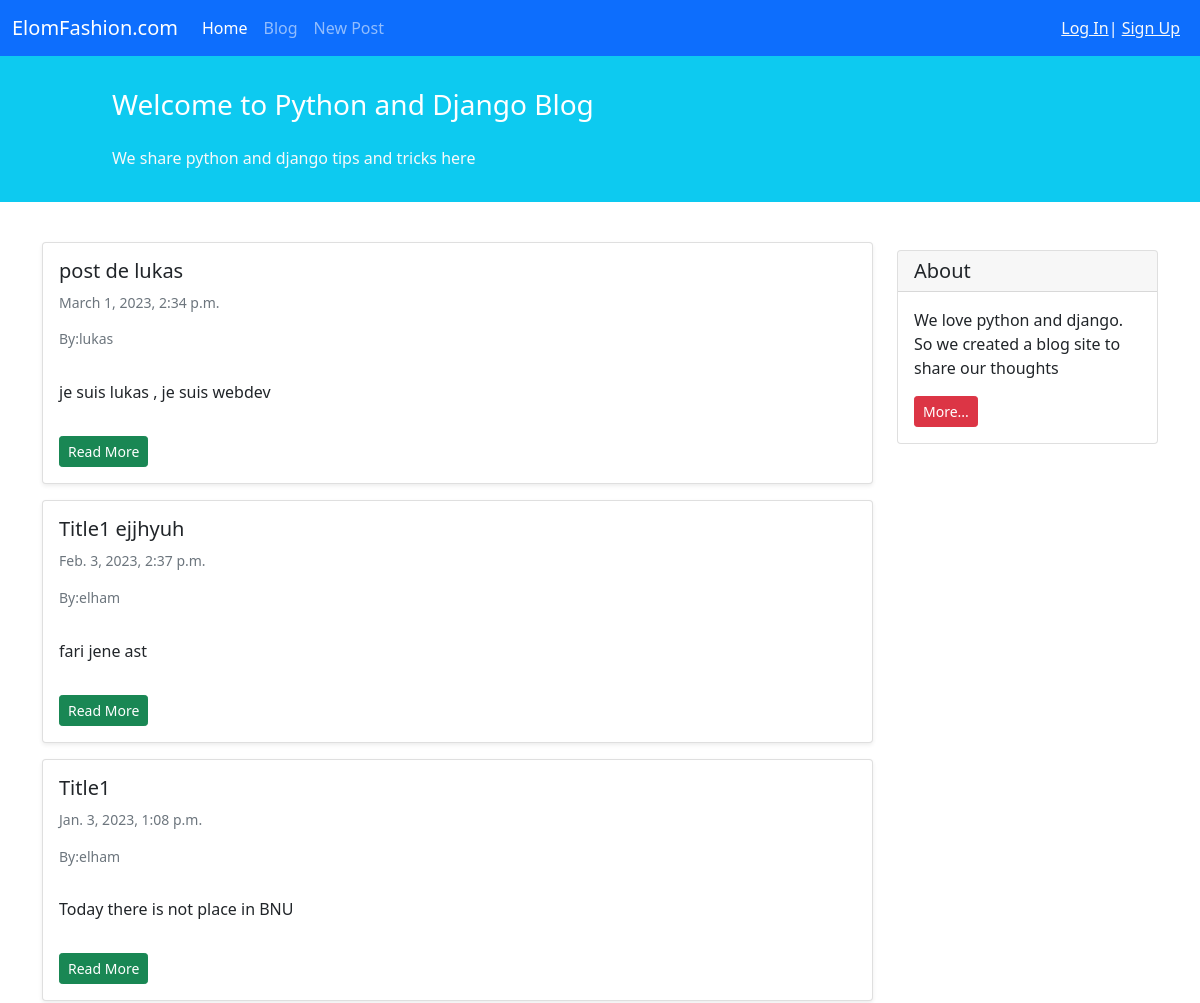
/blog/ (upper part), run on an earlier commit of the app's database.
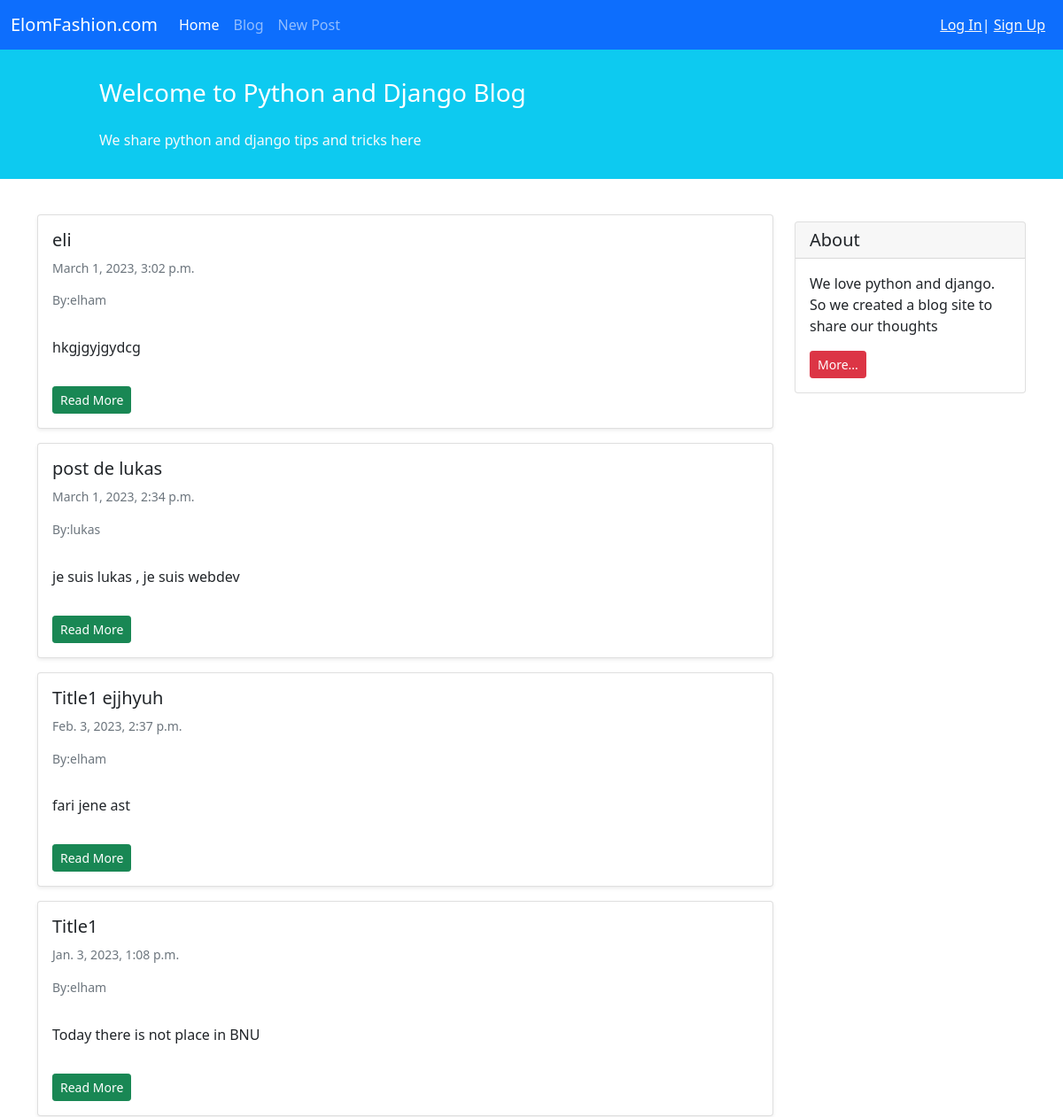
And on a later commit of the database.
### blogs/models.py (models this page shows, shortened)
class Post(models.Model):
    STATUS_CHOICES = (
        ('pub', 'published'),
        ('drf', 'draft')
    )
    title = models.CharField(max_length=100)
    text = models.TextField()
    author = models.ForeignKey('auth.User', on_delete=models.CASCADE)
    datetime_created = models.DateTimeField(auto_now_add=True)
    datatime_modified = models.DateTimeField(auto_now=True)
    status = models.CharField(choices=STATUS_CHOICES, max_length=3)

### blogs/views.py (the view)
# urls.py: path('', views.PostListView.as_view(), name='post_list'),
class PostListView(generic.ListView):
    model = Post
    template_name = 'blogs/post_list.html'
    context_object_name = 'posts'
    def get_queryset(self):
        return Post.objects.filter(status='pub').order_by('-datatime_modified')

### blogs/templates/blogs/post_list.html (shortened to what this page needs)
{% extends '_base.html'%}
{% block content %}
<div class="container mt-4">
    <div class="row">
        <div class="col-9">
            {% for post in posts %}
                <div class="card shadow-sm my-3">
                    <div class="card-body">
                        <h5 class="card-title">{{post.title}}</h5>
                        <h6 class="card-subtitle mb-2 text-muted small py-2">{{ post.datatime_modified }}</h6>
                        <h6 class="card-subtitle mb-2 text-muted small py-2">By:{{ post.author }}</h6>
                        <p class="card-text py-3">{{post.text}}</p>
                        <a href ="{% url 'post_detail' post.id %} "   class="btn btn-sm btn-success" title=pk:{{post.id}}>Read More</a>
                    </div>
                </div>
            {% endfor %}
        </div>
        <div class="col-3">
                <div class="card my-4">
                    <h5 class="card-header">About</h5>
                    <div class="card-body">
                        <p class="card-text">We love python and django. So we created a blog site to share our
                            thoughts</p>
                        <a href="#"
                           class="btn btn-sm btn-danger">
                            More...
                        </a>
                    </div>
                </div>
        </div>
    </div>
</div>
{% endblock content %}

What changed in the data, as far as the page shows it:
added Post: title "eli", datatime_modified "March 1, 2023, 3:02 p.m.", author "elham", text "hkgjgyjgydcg"
